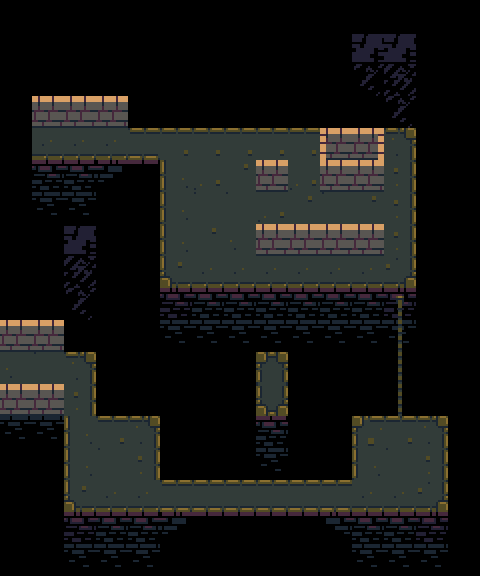

Tiled map render using the project's own tile images. Description and the whole map definition, tile-layer contents included, below:
An orthogonal 15x18 tile map with 32x32 px tiles, 4 tile layers (ground, death, walls, guff), 2 tilesets and 10 objects (4x block, 2x connection, 2x torch, platform, pressure).

<map version="1.0" tiledversion="1.1.5" orientation="orthogonal" renderorder="right-down" width="15" height="18" tilewidth="32" tileheight="32" infinite="0" nextobjectid="46">
 <properties>
  <property name="isWind" value="true" />
 </properties>
 <tileset firstgid="1" source="brown.tsx" />
 <tileset firstgid="101" source="tower-tileset.tsx" />
 <layer name="ground" width="15" height="18">
  <data encoding="csv">
0,0,0,0,0,0,0,0,0,0,0,0,0,0,0,
0,0,0,0,0,0,0,0,0,0,0,0,0,0,0,
0,0,0,0,0,0,0,0,0,0,0,0,0,0,0,
0,0,0,0,0,0,0,0,0,0,0,0,0,0,0,
0,0,65,65,57,45,45,45,45,45,2,2,46,0,0,
0,0,0,0,0,54,27,37,0,27,0,0,56,0,0,
0,0,0,0,0,54,55,55,27,37,55,37,56,0,0,
0,0,0,0,0,54,37,28,0,0,0,0,56,0,0,
0,0,0,0,0,64,65,65,65,65,65,65,66,0,0,
0,0,0,0,0,0,0,0,0,0,0,0,0,0,0,
0,0,0,0,0,0,0,0,0,0,0,0,0,0,0,
0,55,46,0,0,0,0,0,49,0,0,0,0,0,0,
0,0,56,0,0,0,0,0,58,0,0,0,0,0,0,
0,0,54,45,46,0,0,0,0,0,0,44,45,46,0,
0,0,54,55,56,0,0,0,0,0,0,54,55,56,0,
0,0,64,65,65,57,57,57,57,57,57,65,65,66,0,
0,0,0,0,0,0,0,0,0,0,0,0,0,0,0,
0,0,0,0,0,0,0,0,0,0,0,0,0,0,0
</data>
 </layer>
 <layer name="death" width="15" height="18">
  <data encoding="csv">
0,0,0,0,0,0,0,0,0,0,0,0,0,0,0,
0,0,0,0,0,0,0,0,0,0,0,0,0,0,0,
0,0,0,0,0,0,0,0,0,0,0,0,0,0,0,
0,0,0,0,4,4,4,4,4,4,4,4,4,4,0,
0,0,0,0,0,0,0,0,0,0,0,0,0,4,0,
0,79,79,80,75,0,0,0,0,0,0,0,0,4,0,
0,89,89,4,4,0,0,0,0,0,0,0,0,4,0,
0,4,4,4,4,0,0,0,0,0,0,0,0,4,0,
0,4,4,4,4,0,0,0,0,0,0,0,0,4,0,
0,4,4,4,4,198,79,79,79,79,79,79,200,4,0,
0,0,4,4,4,89,89,89,89,89,89,89,89,4,0,
0,0,0,4,4,4,4,4,0,4,4,4,4,4,0,
0,0,0,4,4,4,4,4,0,4,4,4,4,4,4,
89,89,0,0,0,4,4,4,79,4,4,0,0,0,4,
0,4,0,0,0,4,4,4,89,4,4,0,0,0,4,
0,4,0,0,0,0,0,0,0,0,0,0,0,0,4,
0,4,198,79,79,80,75,75,75,75,78,79,79,200,4,
0,0,89,89,89,0,0,0,0,0,0,89,89,89,0
</data>
 </layer>
 <layer name="walls" width="15" height="18">
  <data encoding="csv">
0,0,0,0,0,0,0,0,0,0,0,0,0,0,0,
0,0,0,0,0,0,0,0,0,0,0,0,0,0,0,
0,0,0,0,0,0,0,0,0,0,0,0,0,0,0,
0,12,12,12,0,0,0,0,0,0,0,0,0,0,0,
0,65,0,0,0,0,0,0,0,0,22,23,0,0,0,
0,0,0,0,0,0,0,0,12,0,12,12,0,0,0,
0,0,0,0,0,0,0,0,0,0,0,0,0,0,0,
0,0,0,0,0,0,0,0,12,12,12,12,0,0,0,
0,0,0,0,0,0,0,0,0,0,0,0,0,0,0,
0,0,0,0,0,0,0,0,0,0,0,0,0,0,0,
12,12,0,0,0,0,0,0,0,0,0,0,0,0,0,
28,0,0,0,0,0,0,0,0,0,0,0,0,0,0,
12,12,0,0,0,0,0,0,0,0,0,0,0,0,0,
0,0,0,0,0,0,0,0,0,0,0,0,0,0,0,
0,0,0,0,0,0,0,0,0,0,0,0,0,0,0,
0,0,0,0,0,0,0,0,0,0,0,0,0,0,0,
0,0,0,0,0,0,0,0,0,0,0,0,0,0,0,
0,0,0,0,0,0,0,0,0,0,0,0,0,0,0
</data>
 </layer>
 <layer name="guff" width="15" height="18">
  <data encoding="csv">
0,0,0,0,0,0,0,0,0,0,0,0,0,0,0,
0,0,0,0,0,0,0,0,0,0,0,191,191,0,0,
0,0,0,0,0,0,0,0,0,0,0,193,192,0,0,
0,0,0,0,0,0,0,0,0,0,0,0,193,0,0,
0,0,0,0,0,0,0,0,0,0,0,0,0,0,0,
0,0,0,0,0,0,0,0,0,0,0,0,0,0,0,
0,0,0,0,0,0,0,0,0,0,0,0,0,0,0,
0,0,191,0,0,0,0,0,0,0,0,0,0,0,0,
0,0,192,0,0,0,0,0,0,0,0,0,0,0,0,
0,0,193,0,0,0,0,0,0,0,0,0,150,0,0,
0,0,0,0,0,0,0,0,0,0,0,0,160,0,0,
0,0,0,0,0,0,0,0,0,0,0,0,160,0,0,
0,0,0,0,0,0,0,0,0,0,0,0,160,0,0,
0,0,0,0,0,0,0,0,0,0,0,0,0,0,0,
0,0,0,0,0,0,0,0,0,0,0,0,0,0,0,
0,0,0,0,0,0,0,0,0,0,0,0,0,0,0,
0,0,0,0,0,0,0,0,0,0,0,0,0,0,0,
0,0,0,0,0,0,0,0,0,0,0,0,0,0,0
</data>
 </layer>
 <objectgroup name="objects">
  <object id="9" name="69" type="connection" x="64" y="128" width="32" height="32">
   <properties>
    <property name="dir" value="right" />
    <property name="to" value="68" />
   </properties>
  </object>
  <object id="10" name="70" type="connection" x="32" y="352" width="32" height="32">
   <properties>
    <property name="dir" value="right" />
    <property name="to" value="73" />
   </properties>
  </object>
  <object id="34" type="block" x="224" y="224" width="32" height="32" />
  <object id="38" type="block" x="192" y="224" width="32" height="32" />
  <object id="39" type="block" x="192" y="160" width="32" height="32" />
  <object id="40" type="torch" x="32" y="96" width="32" height="32" />
  <object id="41" type="torch" x="96" y="96" width="32" height="32" />
  <object id="43" type="platform" x="384" y="288" width="32" height="32">
   <properties>
    <property name="isActive" value="false" />
    <property name="movey" value="-3" />
    <property name="switch" value="a" />
   </properties>
  </object>
  <object id="44" type="pressure" x="255" y="383" width="32" height="32">
   <properties>
    <property name="switch" value="a" />
   </properties>
  </object>
  <object id="45" type="block" x="256" y="352" width="32" height="32" />
 </objectgroup>
</map>
